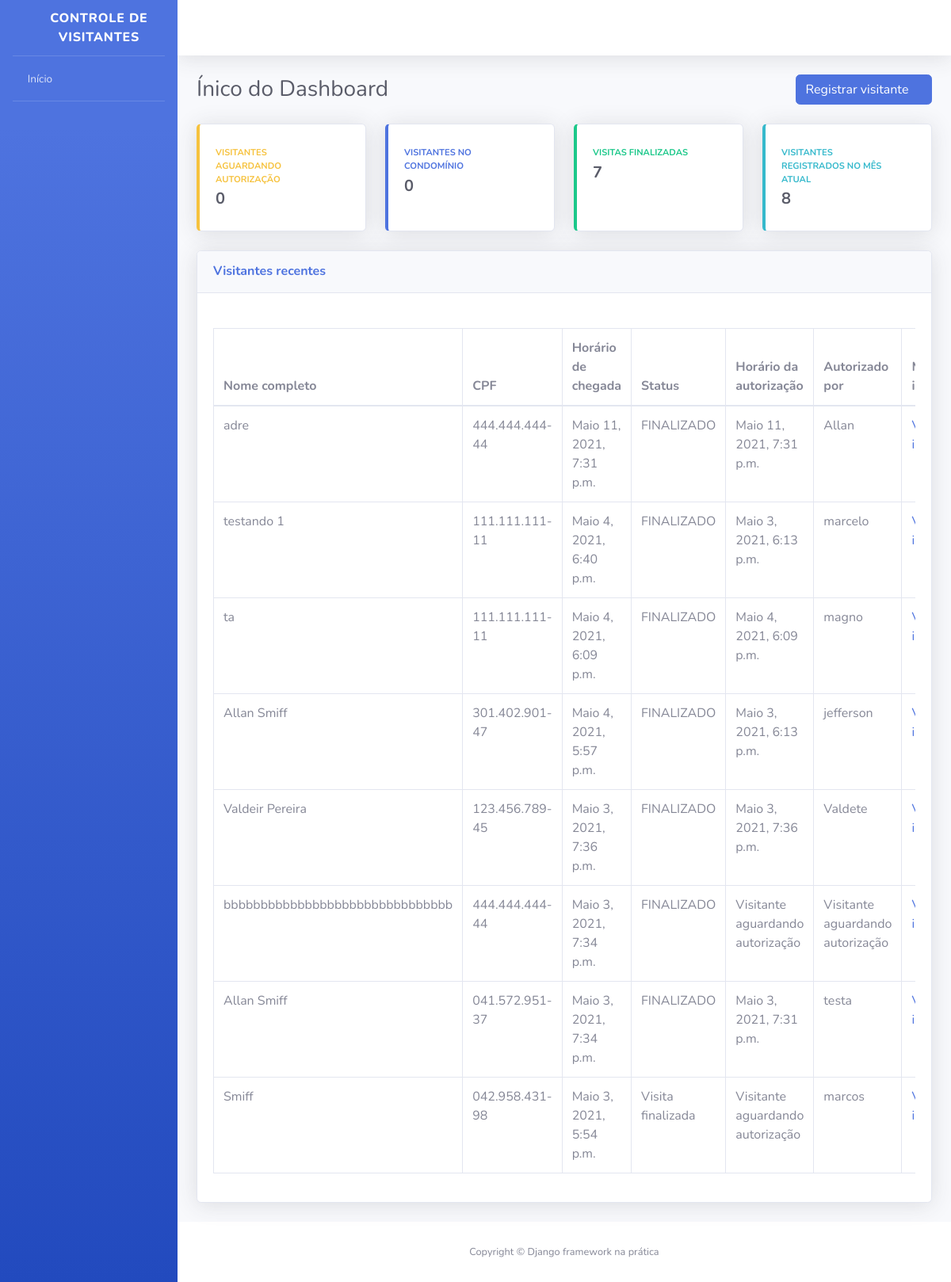
/ (signed in), run on the app's committed database.
### visitantes/models.py (models this page shows, shortened)
class Visitante(models.Model):
    STATUS_VISITANTE =[
        ("AGUARDANDO", "Aguardando visitante"),
        ("EM_VISITA", "Em visita"),
        ("VISITA_FINALIZADA","Visita finalizada")
    ]
    status = models.CharField(
        verbose_name="Status",
        max_length=20,
        choices=STATUS_VISITANTE,
        default="AGUARDANDO"
    )
    nome_completo =models.CharField(
        verbose_name="Nome Completo",
        max_length=190,
    )
    cpf = models.CharField(
        verbose_name= "CPF",
        max_length=11,
    )
    data_nascimento = models.DateField(
        verbose_name= "Data de Nascimento",
        auto_now=False,
        auto_now_add=False,
    )
    numero_casa = models.PositiveIntegerField(
        verbose_name= "Número da Casa a ser visitada",
    )
    placa_veiculo = models.CharField(
        verbose_name= "Placa do Veiculo",
        max_length=7,
        blank=True,
        null=True,
    )
    horario_chegada = models.DateTimeField(
        verbose_name= " Hora da chegada na portaria",
        auto_now=True,
    )
    horario_saida = models.DateTimeField(
        verbose_name= "Horario de saida do codomínio",
        auto_now=False,
        blank=True,
        null=True,
    )
    horario_permitido = models.DateTimeField(
        verbose_name= "Horario de autorização de entrada",
        auto_now=False,
        blank=True,
        null=True,
    )
    morador_responsavel = models.CharField(
        verbose_name= "Morador respponsável",
        max_length=190,
        blank=True,
        null=True,
    )
    porteiro_responsavel = models.ForeignKey(
        "porteiros.Porteiro",
        verbose_name="Porteiro responsável pelo registro",
        on_delete=models.PROTECT
    )
    def get_horario_permitido(self):
        if self.horario_permitido:
            return self.horario_permitido
        return "Visitante aguardando autorização"
    def get_morador_responsavel(self):
        if self.morador_responsavel:
            return self.morador_responsavel
        return "Visitante aguardando autorização"
    def get_cpf(self):
        if self.cpf:
            cpf = str(self.cpf)
            cpf_parte_um = cpf[0:3]
            cpf_parte_dois = cpf[3:6]
            cpf_parte_tres = cpf[6:9]
            cpf_parte_quatro = cpf[9:]
            cpf_formatado = f"{cpf_parte_um}.{cpf_parte_dois}.{cpf_parte_tres}-{cpf_parte_quatro}"
            return cpf_formatado
    class Meta:
        verbose_name = "Visitante"
        verbose_name_plural = "Visitantes"
        db_table = "visitante"

### dashboard/views.py (the view)
@login_required
def index (request):
    todos_visitantes = Visitante.objects.order_by(
        "-horario_chegada"
    )
    visitante_aguardando = todos_visitantes.filter(
        status="AGUARDANDO"
    )
    visitante_em_visita = todos_visitantes.filter(
        status="EM_VISITA"
    )
    visitante_finalizado = todos_visitantes.filter(
        status="FINALIZADO"
    )
    hora_atual = timezone.now()
    mes_atual = hora_atual.month
    visitante_mes=todos_visitantes.filter(
        horario_chegada__month=mes_atual
    )
    context = {
        "nome_pagina": "Ínico do Dashboard",
        "todos_visitantes":todos_visitantes,
        "visitante_aguardando":visitante_aguardando.count,
        "visitante_em_visita":visitante_em_visita.count,
        "visitante_finalizado":visitante_finalizado.count,
        "visitante_mes":visitante_mes.count
    }
    return render(request, "index.html", context)

### templates/index.html (shortened to what this page needs)
{% extends "base.html" %}
{% block conteudo %}
                    <div class="container-fluid">
                        <div class="d-sm-flex align-items-center justify-content-between mb-4">
                            <h1 class="h3 mb-0 text-gray-800">{{ nome_pagina }}</h1>
                            <a href="{% url 'registrar_visitante' %}" class="btn btn-primary bnt-icon-split bnts-sm">
                                <span class="text">Registrar visitante</span>
                                <span class="icon text-white-50">
                                    <i class="fas fa-user-plus"></i>
                                </span>
                            </a>
                        </div>
                        <div class="row">
                            <div class="col-xl-3 col-md-6 mb-4">
                                <div class="card border-left-warning shadow h-100 py-2">
                                    <div class="card-body">
                                        <div class="row no-gutters align-items-center">
                                            <div class="col mr-2">
                                                <div class="text-xs font-weight-bold text-warning text-uppercase mb-1">Visitantes aguardando autorização</div>
                                                <div class="h5 mb-0 font-weight-bold text-gray-800">{{ visitante_aguardando }}</div>
                                            </div>
                                            <div class="col-auto">
                                                <i class="fas fa-user-lock fa-2x text-gray-300"></i>
                                            </div>
                                        </div>
                                    </div>
                                </div>
                            </div>
                            <div class="col-xl-3 col-md-6 mb-4">
                                <div class="card border-left-primary shadow h-100 py-2">
                                    <div class="card-body">
                                        <div class="row no-gutters align-items-center">
                                            <div class="col mr-2">
                                                <div class="text-xs font-weight-bold text-primary text-uppercase mb-1">Visitantes no condomínio</div>
                                                <div class="h5 mb-0 font-weight-bold text-gray-800">{{ visitante_em_visita }}</div>
                                            </div>
                                            <div class="col-auto">
                                                <i class="fas fa-user-clock fa-2x text-gray-300"></i>
                                            </div>
                                        </div>
                                    </div>
                                </div>
                            </div>
                            <div class="col-xl-3 col-md-6 mb-4">
                                <div class="card border-left-success shadow h-100 py-2">
                                    <div class="card-body">
                                        <div class="row no-gutters align-items-center">
                                            <div class="col mr-2">
                                                <div class="text-xs font-weight-bold text-success text-uppercase mb-1">Visitas finalizadas</div>
                                                <div class="h5 mb-0 font-weight-bold text-gray-800">{{ visitante_finalizado }}</div>
                                            </div>
                                            <div class="col-auto">
                                                <i class="fas fa-user-check fa-2x text-gray-300"></i>
                                            </div>
                                        </div>
                                    </div>
                                </div>
                            </div>
                            <div class="col-xl-3 col-md-6 mb-4">
                                <div class="card border-left-info shadow h-100 py-2">
                                    <div class="card-body">
                                        <div class="row no-gutters align-items-center">
                                            <div class="col mr-2">
                                                <div class="text-xs font-weight-bold text-info text-uppercase mb-1">Visitantes registrados no mês atual</div>
                                                <div class="h5 mb-0 font-weight-bold text-gray-800">{{ visitante_mes }}</div>
                                            </div>
                                            <div class="col-auto">
                                                <i class="fas fa-users fa-2x text-gray-300"></i>
                                            </div>
                                        </div>
                                    </div>
                                </div>
                            </div>
                        </div>
                        <div class="card shadow mb-4">
                            <div class="card-header py-3 d-sm-flex align-items-center justify-content-between mb-4">
                                <h6 class="m-0 font-weight-bold text-primary">Visitantes recentes</h6>
                            </div>
                            <div class="card-body">
                                <div class="table-responsive">
                                    <table class="table table-bordered">
                                        <thead>
                                            <th>Nome completo</th>
                                            <th>CPF</th>
                                            <th>Horário de chegada</th>
                                            <th>Status</th>
                                            <th>Horário da autorização</th>
                                            <th>Autorizado por</th>
                                            <th>Mais informações</th>
                                        </thead>
                                        <tbody>
                                            {% for visitante in todos_visitantes %}
                                            <tr>
                                                <td>{{ visitante.nome_completo }}</td>
                                                <td>{{ visitante.get_cpf }}</td>
                                                <td>{{ visitante.horario_chegada }}</td>
                                                <td>{{ visitante.get_status_display }}</td>
                                                <td>{{ visitante.get_horario_permitido }}</td>
                                                <td>{{ visitante.get_morador_responsavel }}</td>
                                                <td>
                                                    <a href="{% url 'informacoes_visitante' id=visitante.id %}">
                                                    </a>
                                                </td>
                                            </tr>
                                        {% endfor %}
                                        </tbody>
                                    </table>
                                </div>
                            </div>
                        </div>
                    </div>
                 {% endblock %}

### data on the page
Visitante: nome_completo "adre", get_cpf "444.444.444-44", horario_chegada "Maio 11, 2021, 7:31 p.m.", status "FINALIZADO", get_horario_permitido "Maio 11, 2021, 7:31 p.m.", get_morador_responsavel "Allan"
Visitante: nome_completo "testando 1", get_cpf "111.111.111-11", horario_chegada "Maio 4, 2021, 6:40 p.m.", status "FINALIZADO", get_horario_permitido "Maio 3, 2021, 6:13 p.m.", get_morador_responsavel "marcelo"
Visitante: nome_completo "ta", get_cpf "111.111.111-11", horario_chegada "Maio 4, 2021, 6:09 p.m.", status "FINALIZADO", get_horario_permitido "Maio 4, 2021, 6:09 p.m.", get_morador_responsavel "magno"
Visitante: nome_completo "Allan Smiff", get_cpf "301.402.901-47", horario_chegada "Maio 4, 2021, 5:57 p.m.", status "FINALIZADO", get_horario_permitido "Maio 3, 2021, 6:13 p.m.", get_morador_responsavel "jefferson"
Visitante: nome_completo "Valdeir Pereira", get_cpf "123.456.789-45", horario_chegada "Maio 3, 2021, 7:36 p.m.", status "FINALIZADO", get_horario_permitido "Maio 3, 2021, 7:36 p.m.", get_morador_responsavel "Valdete"
Visitante: nome_completo "bbbbbbbbbbbbbbbbbbbbbbbbbbbbbbb", get_cpf "444.444.444-44", horario_chegada "Maio 3, 2021, 7:34 p.m.", status "FINALIZADO", get_horario_permitido "Visitante aguardando autorização", get_morador_responsavel "Visitante aguardando autorização"
Visitante: nome_completo "Allan Smiff", get_cpf "041.572.951-37", horario_chegada "Maio 3, 2021, 7:34 p.m.", status "FINALIZADO", get_horario_permitido "Maio 3, 2021, 7:31 p.m.", get_morador_responsavel "testa"
Visitante: nome_completo "Smiff", get_cpf "042.958.431-98", horario_chegada "Maio 3, 2021, 5:54 p.m.", status "Visita finalizada", get_horario_permitido "Visitante aguardando autorização", get_morador_responsavel "marcos"

### other printed values
{{ nome_pagina }} "Ínico do Dashboard"
{{ visitante_aguardando }} "0"
{{ visitante_em_visita }} "0"
{{ visitante_finalizado }} "7"
{{ visitante_mes }} "8"
